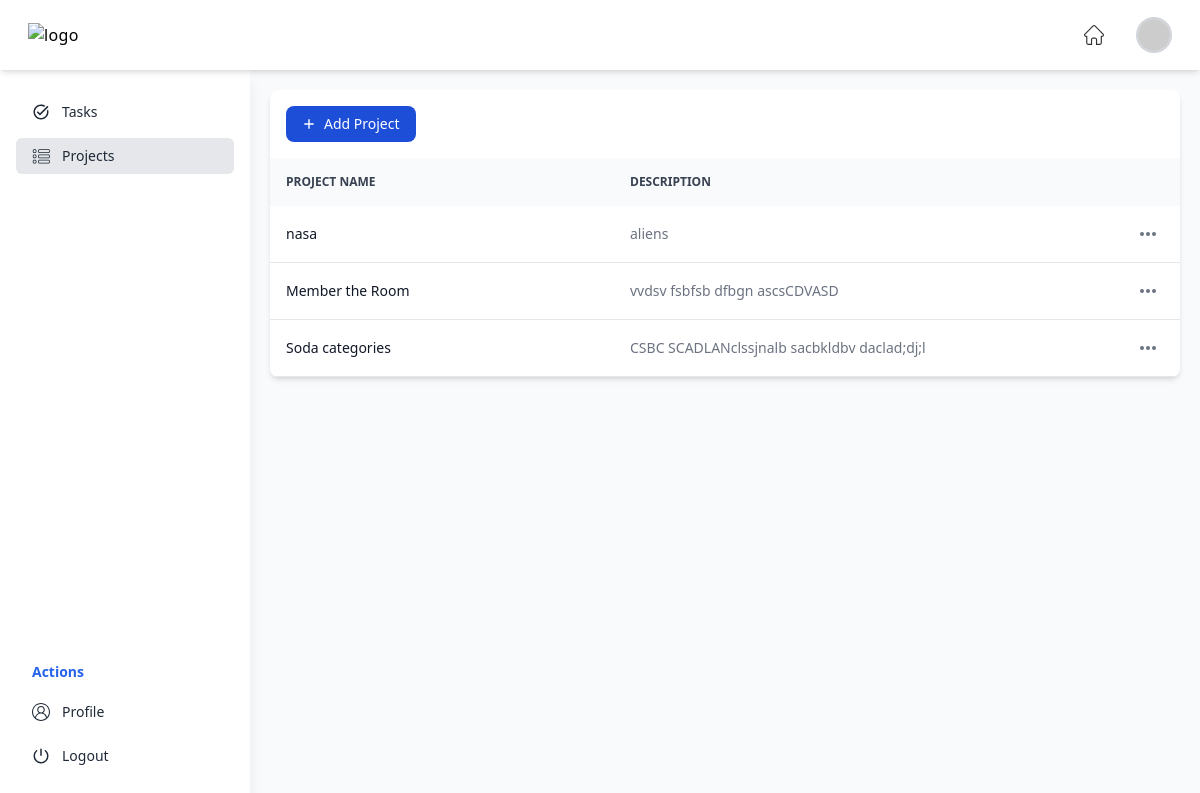
The app's page /tasks/projects/ (signed in) with its own data.
### tasks/models.py (models this page shows, shortened)
class Project(models.Model):
    name = models.CharField(max_length=200)
    description = models.TextField()
    created_at = models.DateTimeField(auto_now_add=True)

### tasks/views.py (the view)
# urls.py: path('projects/', project_list, name='project_list'),
@login_required
def project_list(request):
    projects = Project.objects.all()
    return render(request, 'projects/project_list.html', {'projects': projects})

### theme/templates/projects/project_list.html (shortened to what this page needs)
{% extends '../base_dashboard.html' %} {% load static %}  {% block content %}
<section class="bg-gray-50 dark:bg-gray-900 p-3 sm:p-5 antialiased">
    <div class="mx-auto max-w-screen-5xl px-2 lg:px-0">
        <div class="bg-white dark:bg-gray-800 relative shadow-md sm:rounded-lg overflow-hidden">
            <div class="flex flex-col md:flex-row items-center justify-between space-y-3 md:space-y-0 md:space-x-4 p-4">
                <div class="w-full md:w-auto flex flex-col md:flex-row space-y-2 md:space-y-0 items-stretch md:items-center justify-end md:space-x-3 flex-shrink-0">
                    <button type="button" id="createProjectModalButton" data-modal-target="createProjectModal" data-modal-toggle="createProjectModal" class="flex items-center justify-center text-white bg-primary-700 hover:bg-primary-800 focus:ring-4 focus:ring-primary-300 font-medium rounded-lg text-sm px-4 py-2 dark:bg-primary-600 dark:hover:bg-primary-700 focus:outline-none dark:focus:ring-primary-800">
                        <svg class="h-3.5 w-3.5 mr-2" fill="currentColor" viewbox="0 0 20 20" xmlns="http://www.w3.org/2000/svg" aria-hidden="true">
                            <path clip-rule="evenodd" fill-rule="evenodd" d="M10 3a1 1 0 011 1v5h5a1 1 0 110 2h-5v5a1 1 0 11-2 0v-5H4a1 1 0 110-2h5V4a1 1 0 011-1z" />
                        </svg>
                        Add Project
                    </button>
                </div>
            </div>
            <div class="overflow-x-auto">
                <table class="w-full text-sm text-left text-gray-500 dark:text-gray-400">
                    <thead class="text-xs text-gray-700 uppercase bg-gray-50 dark:bg-gray-700 dark:text-gray-400">
                        <tr>
                            <th scope="col" class="px-4 py-4">Project name</th>
                            <th scope="col" class="px-4 py-3">Description</th>
                            <th scope="col" class="px-4 py-3">
                            </th>
                        </tr>
                    </thead>
                    <tbody>
                        {% for projects in projects %}
                            <tr class="border-b dark:border-gray-700">
                                <th scope="row" class="px-4 py-3 font-medium text-gray-900 whitespace-nowrap dark:text-white">{{ projects.name }}</th>
                                <td class="px-4 py-3 max-w-[12rem] truncate">{{ projects.description }}</td>
                                <td class="px-4 py-3 flex items-center justify-end">
                                    <button id="{{ projects.id}}-button" data-dropdown-toggle="{{ projects.id}}" class="inline-flex items-center text-sm font-medium hover:bg-gray-100 dark:hover:bg-gray-700 p-1.5 dark:hover-bg-gray-800 text-center text-gray-500 hover:text-gray-800 rounded-lg focus:outline-none dark:text-gray-400 dark:hover:text-gray-100" type="button">
                                        <svg class="w-5 h-5" aria-hidden="true" fill="currentColor" viewbox="0 0 20 20" xmlns="http://www.w3.org/2000/svg">
                                            <path d="M6 10a2 2 0 11-4 0 2 2 0 014 0zM12 10a2 2 0 11-4 0 2 2 0 014 0zM16 12a2 2 0 100-4 2 2 0 000 4z" />
                                        </svg>
                                    </button>
                                </td>
                            </tr>
                        {% endfor %}
                    </tbody>
                </table>
            </div>
        </div>
    </div>
</section>
{% endblock %}

### records on screen
Project: name "nasa", description "aliens"
Project: name "Member the Room", description "vvdsv fsbfsb dfbgn ascsCDVASD"
Project: name "Soda categories", description "CSBC SCADLANclssjnalb sacbkldbv daclad;dj;l"
